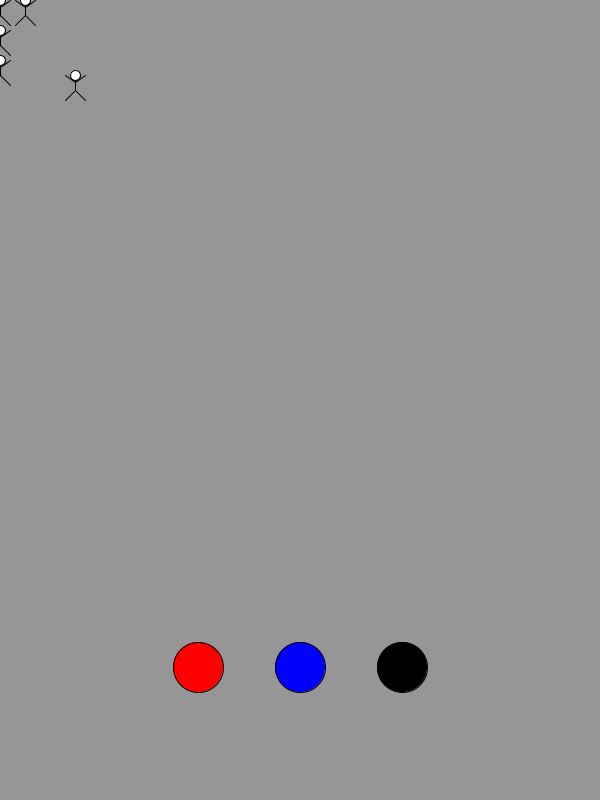
Frame 1 (no input)
Frame 60 (the mouse pressed at the canvas centre just before this capture): identical to frame 1, image omitted
Frame 120 (the mouse held since frame 60 and released just before this capture): identical to frame 1, image omitted

The Processing sketch that drew this single still picture (run headless with seeded random() and noise(); from frame 60 on, the mouse is pressed at the canvas centre):

// Processing sketch: W3HW_DorkDance
// ── W3HW_DorkDance.pde
boolean redButtonOn = false;
boolean blueButtonOn = true;
boolean blackButtonOn = false;
float dorkX;
float dorkY;

//trying to define variables before width and height have been determined :(
//float buttonY = height-(height/10);
//float redButtonX = width-(.67*width);
//float blueButtonX = width-(.5*width);
//float blackButtonX = width-(.33*width);

void setup () {
  size (600, 800);
}



void draw () {
  float buttonY = height-(height/6);
  float redButtonX = width-(.67*width);
  float blueButtonX = width-(.5*width);
  float blackButtonX = width-(.33*width);

  if (redButtonOn) {
    background(random(255), random(255), random(255));
  } else {
    background (150);
  }

  //draw red button
  fill (255, 0, 0);
  ellipse(redButtonX, buttonY, 50, 50);

  //draw blue button
  fill (0, 0, 255);
  ellipse (blueButtonX, buttonY, 50, 50);

  //draw black button
  fill (0, 0, 0);
  ellipse (blackButtonX, buttonY, 50, 50);


  if (blackButtonOn) {
    dorkX=random(0, width);
    dorkY=random(0, height);
  }


  if (blueButtonOn) {
    drawDork (dorkX, dorkY);
    drawDork (dorkX-25, dorkY);
    drawDork (dorkX+25, dorkY);
    drawDork (dorkX-50, dorkY);
    drawDork (dorkX, dorkY-30);
    drawDork (dorkX, dorkY+30);
    drawDork (dorkX, dorkY-60);
    drawDork (dorkX, dorkY+60);
    drawDork (dorkX+75, dorkY+75);
    drawDork (dorkX-90, dorkY-90);
    //drawDork (random(0,width), random(0,height));
  } else {
    dorkDance (dorkX, dorkY);
    dorkDance (dorkX-25, dorkY);
    dorkDance (dorkX+25, dorkY);
    dorkDance (dorkX-50, dorkY);
    dorkDance (dorkX, dorkY-30);
    dorkDance (dorkX, dorkY+30);
    dorkDance (dorkX, dorkY-60);
    dorkDance (dorkX, dorkY+60);
    dorkDance (dorkX+75, dorkY+75);
    dorkDance (dorkX-90, dorkY-90);
  }


  //drawDork(dorkX-20, dorkY);
  //dorkDance(330, 250);
}

void drawDork(float x, float y) {

  strokeWeight(1);
  fill(255, 255, 255);
  ellipse(x, y, 10, 10);
  line(x, y+5, x, y+15);
  line(x, y+7, x-10, y);
  line(x, y+7, x+10, y);
  line(x, y+15, x-10, y+25);
  line(x, y+15, x+10, y+25);
}

void dorkDance (float x, float y) {
  strokeWeight(1);
  fill(255, 255, 255);
  ellipse(x, y+5, 10, 10);
  line(x, y+10, x, y+20);
  line(x, y+12, x-10, y+5);
  line(x, y+12, x+10, y+5);
  line(x, y+20, x-10, y+20);
  line(x, y+20, x+10, y+20);
  line(x-10, y+20, x-10, y+25);
  line(x+10, y+20, x+10, y+25);
}

void mousePressed() {
  float buttonY = height-(height/6);
  float redButtonX = width-(.67*width);
  float blueButtonX = width-(.5*width);
  float blackButtonX = width-(.33*width);
  float rdD = dist (redButtonX, buttonY, mouseX, mouseY);
  if (rdD <50) {
    redButtonOn = !redButtonOn;
  }
  float blD = dist (blueButtonX, buttonY, mouseX, mouseY);
  if (blD <50) {
    blueButtonOn = !blueButtonOn;
  }
  float bkD = dist (blackButtonX, buttonY, mouseX, mouseY);
  if (bkD <50) {
    blackButtonOn = !blackButtonOn;
  }
}
